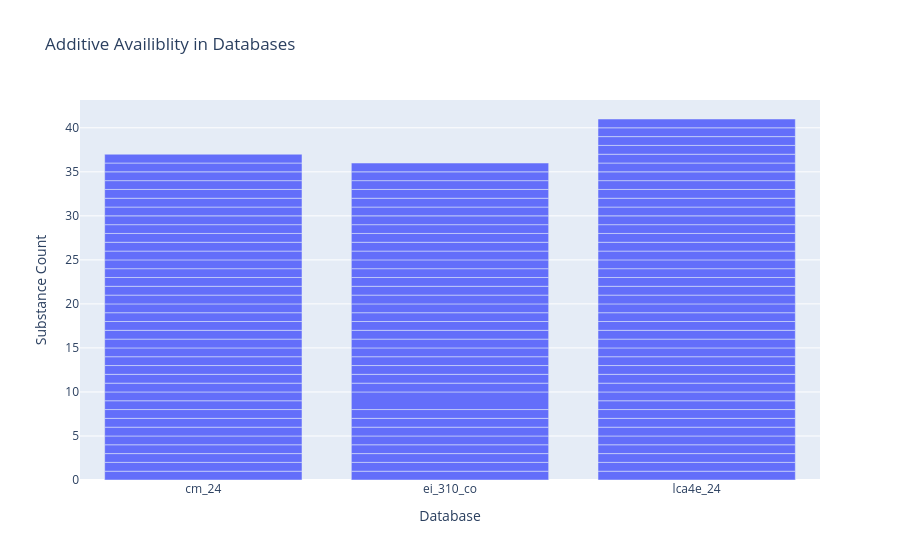
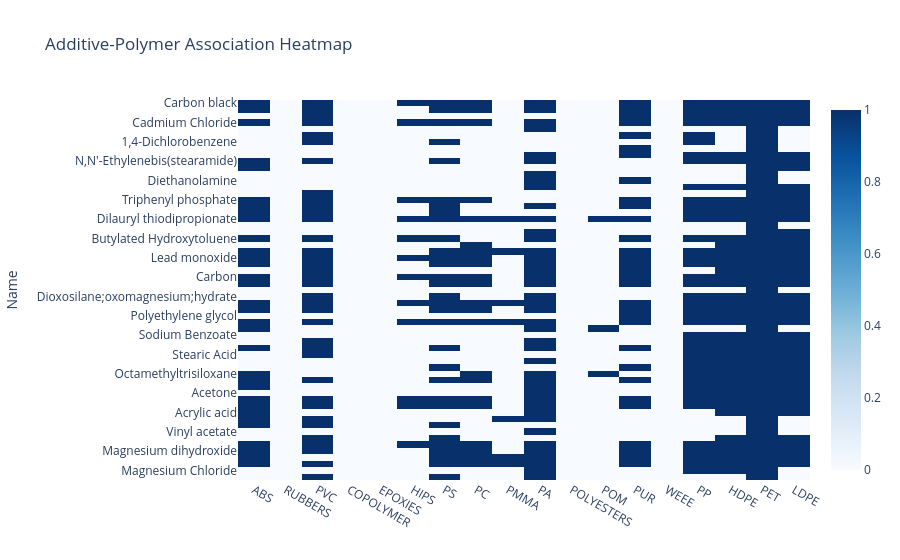
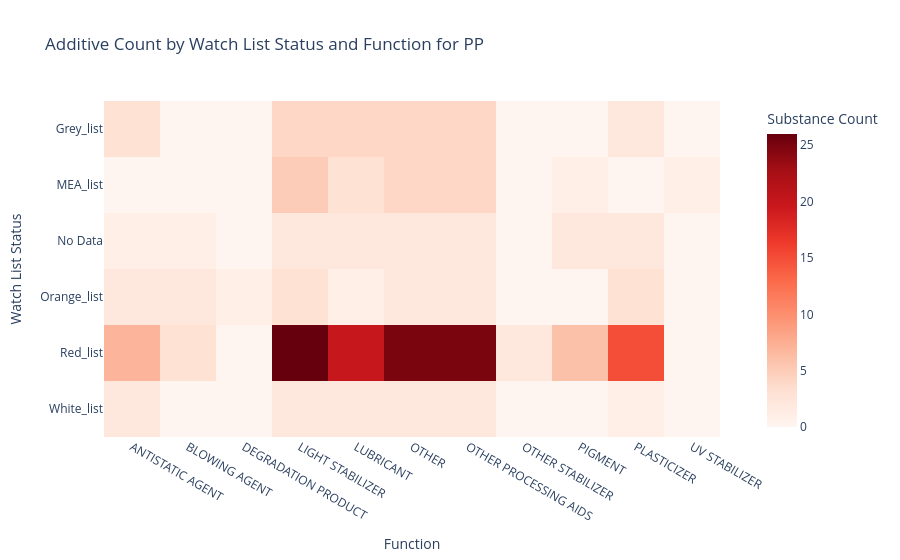
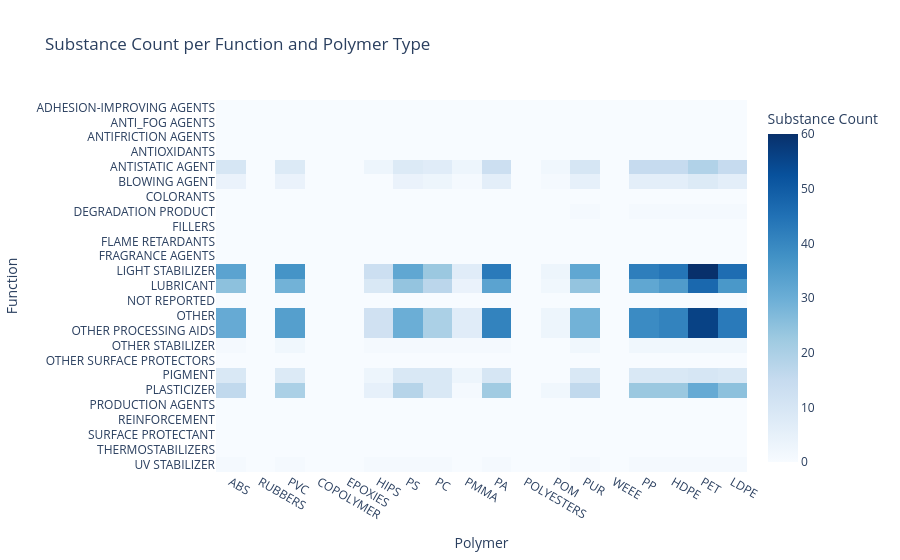

Notebook cell for these charts, in order:
### Markdown cell above
Step c: Run your visualizations

### Code cell
# Fig 1 : 'Additive Availiblity in Databases'

db_melt = combined_df[['Name'] + database_cols].melt(id_vars='Name', 
                                                     value_vars=database_cols,
                                                     var_name='Database',
                                                     value_name='Present')

# Filter to only present substances
db_melt = db_melt[db_melt['Present'].notna() & (db_melt['Present'] != 0)]

# Count occurrences per substance per database
db_counts = db_melt.groupby(['Database', 'Name']).size().reset_index(name='Count')

# Plot stacked bar
fig1_new = px.bar(db_counts, x='Database', y='Count', color_continuous_scale='Reds',
                  title='Additive Availiblity in Databases',
                  labels={'Count': 'Substance Count'}, 
                  )
fig1_new.update_layout(barmode='stack')
fig1_new.show()

# Fig 2 : 'Additive-Polymer Association Heatmap'

for polymer in polymer_cols:
    combined_df[polymer] = combined_df['Polymer (UNEP)'].str.contains(polymer).astype(int)

poly_heat_df = combined_df[['Name'] + polymer_cols]
fig2 = px.imshow(poly_heat_df.set_index('Name'), color_continuous_scale='Blues',
                 title='Additive-Polymer Association Heatmap', aspect='auto')
fig2.show()

# Fig 3 : 'Additive Count by Watch List Status and Function for {selected_polymer}'

selected_polymer = 'PP' #change to the polymer you would prefer to focus on


for polymer in polymer_cols:
    combined_df[polymer] = combined_df['Polymer (UNEP)'].str.contains(polymer).astype(int)

for function in additive_function_cols:
    combined_df[function] = combined_df['Function (UNEP & PlastChem)'].str.contains(function).astype(int)

filtered_df = combined_df[combined_df[selected_polymer] == 1]


function_melt = filtered_df.melt(
    id_vars=['CASRN', 'PlastChem CASRN registered on a watch list'],
    value_vars=additive_function_cols,
    var_name='Function',
    value_name='Present'
)

function_melt = function_melt[function_melt['Present'] == 1]

heatmap_data = function_melt.groupby(
    ['PlastChem CASRN registered on a watch list', 'Function']
)['CASRN'].nunique().reset_index(name='Substance Count')

heatmap_matrix = heatmap_data.pivot(
    index='PlastChem CASRN registered on a watch list',
    columns='Function',
    values='Substance Count'
).fillna(0)

fig3 = px.imshow(
    heatmap_matrix,
    labels={'color': 'Substance Count'},
    color_continuous_scale='Reds',
    title=f'Additive Count by Watch List Status and Function for {selected_polymer}'
)
fig3.update_layout(
    yaxis_title='Watch List Status',
    xaxis_title='Function',
)
fig3.show()


# Fig 4 : 'Substance Count per Function and Polymer Type'
func_polymer_matrix = pd.DataFrame(index=additive_function_cols, columns=polymer_cols).infer_objects(copy=False)


for func in additive_function_cols:
    for polymer in polymer_cols:
        count = combined_df[(combined_df[func] == 1) & (combined_df[polymer] == 1)].shape[0]
        func_polymer_matrix.loc[func, polymer] = count


func_polymer_matrix = func_polymer_matrix.astype(int)


fig4 = px.imshow(func_polymer_matrix,
                      labels=dict(x='Polymer', y='Function', color='Substance Count'),
                      x=polymer_cols,
                      y=additive_function_cols,
                      color_continuous_scale='Blues',
                      title='Substance Count per Function and Polymer Type', 
                      aspect='auto')
fig4.update_layout(yaxis=dict(tickmode='array', tickvals=list(range(len(additive_function_cols))),
                                   ticktext=additive_function_cols))
fig4.show()

### Figure 1 — Plotly figure (JSON) as saved in the notebook; plotly's stock layout.template omitted (floating-point values rounded to 4 significant figures)
{"data": [{"hovertemplate": "Database=%{x}<br>Substance Count=%{y}<extra></extra>", "legendgroup": "", "marker": {"color": "#636efa", "pattern": {"shape": ""}}, "name": "", "orientation": "v", "showlegend": false, "textposition": "auto", "type": "bar", "x": ["cm_24", "cm_24", "cm_24", "cm_24", "cm_24", "cm_24", "cm_24", "cm_24", "cm_24", "cm_24", "cm_24", "cm_24", "cm_24", "cm_24", "cm_24", "cm_24", "cm_24", "cm_24", "cm_24", "cm_24", "cm_24", "cm_24", "cm_24", "cm_24", "cm_24", "cm_24", "cm_24", "cm_24", "cm_24", "cm_24", "cm_24", "cm_24", "cm_24", "cm_24", "cm_24", "cm_24", "cm_24", "ei_310_co", "ei_310_co", "ei_310_co", "ei_310_co", "ei_310_co", "ei_310_co", "ei_310_co", "ei_310_co", "ei_310_co", "ei_310_co", "ei_310_co", "ei_310_co", "ei_310_co", "ei_310_co", "ei_310_co", "ei_310_co", "ei_310_co", "ei_310_co", "ei_310_co", "ei_310_co", "ei_310_co", "ei_310_co", "ei_310_co", "ei_310_co", "ei_310_co", "ei_310_co", "ei_310_co", "ei_310_co", "ei_310_co", "ei_310_co", "ei_310_co", "ei_310_co", "ei_310_co", "ei_310_co", "ei_310_co", "lca4e_24", "lca4e_24", "lca4e_24", "lca4e_24", "lca4e_24", "lca4e_24", "lca4e_24", "lca4e_24", "lca4e_24", "lca4e_24", "lca4e_24", "lca4e_24", "lca4e_24", "lca4e_24", "lca4e_24", "lca4e_24", "lca4e_24", "lca4e_24", "lca4e_24", "lca4e_24", "lca4e_24", "lca4e_24", "lca4e_24", "lca4e_24", "lca4e_24", "lca4e_24", "lca4e_24", "lca4e_24", "lca4e_24", "lca4e_24", "lca4e_24", "lca4e_24", "lca4e_24", "lca4e_24", "lca4e_24", "lca4e_24", "lca4e_24", "lca4e_24", "lca4e_24", "lca4e_24", "lca4e_24"], "xaxis": "x", "y": [1, 1, 1, 1, 1, 1, 1, 1, 1, 1, 1, 1, 1, 1, 1, 1, 1, 1, 1, 1, 1, 1, 1, 1, 1, 1, 1, 1, 1, 1, 1, 1, 1, 1, 1, 1, 1, 1, 1, 1, 1, 1, 1, 1, 1, 2, 1, 1, 1, 1, 1, 1, 1, 1, 1, 1, 1, 1, 1, 1, 1, 1, 1, 1, 1, 1, 1, 1, 1, 1, 1, 1, 1, 1, 1, 1, 1, 1, 1, 1, 1, 1, 1, 1, 1, 1, 1, 1, 1, 1, 1, 1, 1, 1, 1, 1, 1, 1, 1, 1, 1, 1, 1, 1, 1, 1, 1, 1, 1, 1, 1, 1, 1], "yaxis": "y"}], "layout": {"barmode": "stack", "legend": {"tracegroupgap": 0}, "title": {"text": "Additive Availiblity in Databases"}, "xaxis": {"anchor": "y", "domain": [0, 1], "title": {"text": "Database"}}, "yaxis": {"anchor": "x", "domain": [0, 1], "title": {"text": "Substance Count"}}}}

### Figure 2 — Plotly figure (JSON) as saved in the notebook; plotly's stock layout.template omitted (floating-point values rounded to 4 significant figures; data arrays with more than 128 entries replaced by an {"elided": "..."} marker saying what was removed)
{"data": [{"coloraxis": "coloraxis", "hovertemplate": "x: %{x}<br>Name: %{y}<br>color: %{z}<extra></extra>", "name": "0", "type": "heatmap", "x": ["ABS", "RUBBERS", "PVC", "COPOLYMER", "EPOXIES", "HIPS", "PS", "PC", "PMMA", "PA", "POLYESTERS", "POM", "PUR", "WEEE", "PP", "HDPE", "PET", "LDPE"], "xaxis": "x", "y": ["Carbon black", "Carbonic acid calcium salt (1:1)", "Triphenyl phosphite", "Cadmium Chloride", "Triethanolamine", "4-Nonylphenol", "1,4-Dichlorobenzene", "Ethylene Glycol", "Melamine", "N,N'-Ethylenebis(stearamide)", "2-Ethoxyethanol", "Sebacic Acid", "Diethanolamine", "Diethylene glycol", "Pentaerythritol", "Triphenyl phosphate", "Bis(2-ethylhexyl) phthalate", "2,2'-Methylenebis(4-methyl-6-tert-butylphenol)", "Dilauryl thiodipropionate", "Hydroquinone", "Butyl acetate", "Butylated Hydroxytoluene", "2,6-DI-Tert-butylphenol", "Zinc White", "Lead monoxide", "Calcium Carbonate", "Kaolin", "Carbon", "Titanium Dioxide", "Monoethanolamine", "Dioxosilane;oxomagnesium;hydrate", "Octabenzone", "Benzenepropanamide, N,N'-1,6-hexanediylbis(3,5-bis(1,1-dimethylethyl)-4-hydroxy-", "Polyethylene glycol", "Tris(2,4-di-tert-butylphenyl) phosphite", "Calcium Carbonate", "Formaldehyde", "Sodium Benzoate", "Magnesium Carbonate", "ZINC stearate", "Stearic Acid", "Urea", "Propylene Glycol", "Octamethyltrisiloxane", "Pentaerythritol tetrakis(3-(3,5-di-tert-butyl-4-hydroxyphenyl)propionate)", "Methanol", "Acetone", "Lead", "Cadmium", "Acrylic acid", "Methyl methacrylate", "2,3-Bis[8-[3-[(3-pentyloxiran-2-yl)methyl]oxiran-2-yl]octanoyloxy]propyl 8-[3-[(3-pentyloxiran-2-yl)methyl]oxiran-2-yl]octanoate", "Vinyl acetate", "Naphthalene", "Diantimony trioxide", "Magnesium dihydroxide", "Sachtolith", "Copper(II) phthalocyanine", "Magnesium Chloride", "Hydrocarbon waxes"], "yaxis": "y", "z": {"elided": "60x18 int values"}}], "layout": {"coloraxis": {"colorscale": [[0, "rgb(247,251,255)"], [0.125, "rgb(222,235,247)"], [0.25, "rgb(198,219,239)"], [0.375, "rgb(158,202,225)"], [0.5, "rgb(107,174,214)"], [0.625, "rgb(66,146,198)"], [0.75, "rgb(33,113,181)"], [0.875, "rgb(8,81,156)"], [1, "rgb(8,48,107)"]]}, "title": {"text": "Additive-Polymer Association Heatmap"}, "xaxis": {"anchor": "y", "domain": [0, 1]}, "yaxis": {"anchor": "x", "autorange": "reversed", "domain": [0, 1], "title": {"text": "Name"}}}}

### Figure 3 — Plotly figure (JSON) as saved in the notebook; plotly's stock layout.template omitted (floating-point values rounded to 4 significant figures)
{"data": [{"coloraxis": "coloraxis", "hovertemplate": "Function: %{x}<br>PlastChem CASRN registered on a watch list: %{y}<br>Substance Count: %{z}<extra></extra>", "name": "0", "type": "heatmap", "x": ["ANTISTATIC AGENT", "BLOWING AGENT", "DEGRADATION PRODUCT", "LIGHT STABILIZER", "LUBRICANT", "OTHER", "OTHER PROCESSING AIDS", "OTHER STABILIZER", "PIGMENT", "PLASTICIZER", "UV STABILIZER"], "xaxis": "x", "y": ["Grey_list", "MEA_list", "No Data", "Orange_list", "Red_list", "White_list"], "yaxis": "y", "z": [[3.0, 0.0, 0.0, 4.0, 4.0, 4.0, 4.0, 0.0, 0.0, 2.0, 0.0], [0.0, 0.0, 0.0, 5.0, 3.0, 4.0, 4.0, 0.0, 1.0, 0.0, 1.0], [1.0, 1.0, 0.0, 2.0, 2.0, 2.0, 2.0, 0.0, 2.0, 2.0, 0.0], [2.0, 2.0, 1.0, 3.0, 1.0, 2.0, 2.0, 0.0, 0.0, 3.0, 0.0], [7.0, 3.0, 0.0, 26.0, 20.0, 25.0, 25.0, 2.0, 6.0, 15.0, 0.0], [2.0, 0.0, 0.0, 2.0, 2.0, 2.0, 2.0, 0.0, 0.0, 1.0, 0.0]]}], "layout": {"coloraxis": {"colorbar": {"title": {"text": "Substance Count"}}, "colorscale": [[0, "rgb(255,245,240)"], [0.125, "rgb(254,224,210)"], [0.25, "rgb(252,187,161)"], [0.375, "rgb(252,146,114)"], [0.5, "rgb(251,106,74)"], [0.625, "rgb(239,59,44)"], [0.75, "rgb(203,24,29)"], [0.875, "rgb(165,15,21)"], [1, "rgb(103,0,13)"]]}, "title": {"text": "Additive Count by Watch List Status and Function for PP"}, "xaxis": {"anchor": "y", "constrain": "domain", "domain": [0, 1], "scaleanchor": "y", "title": {"text": "Function"}}, "yaxis": {"anchor": "x", "autorange": "reversed", "constrain": "domain", "domain": [0, 1], "title": {"text": "Watch List Status"}}}}

### Figure 4 — Plotly figure (JSON) as saved in the notebook; plotly's stock layout.template omitted (floating-point values rounded to 4 significant figures; data arrays with more than 128 entries replaced by an {"elided": "..."} marker saying what was removed)
{"data": [{"coloraxis": "coloraxis", "hovertemplate": "Polymer: %{x}<br>Function: %{y}<br>Substance Count: %{z}<extra></extra>", "name": "0", "type": "heatmap", "x": ["ABS", "RUBBERS", "PVC", "COPOLYMER", "EPOXIES", "HIPS", "PS", "PC", "PMMA", "PA", "POLYESTERS", "POM", "PUR", "WEEE", "PP", "HDPE", "PET", "LDPE"], "xaxis": "x", "y": ["ADHESION-IMPROVING AGENTS", "ANTI_FOG AGENTS", "ANTIFRICTION AGENTS", "ANTIOXIDANTS", "ANTISTATIC AGENT", "BLOWING AGENT", "COLORANTS", "DEGRADATION PRODUCT", "FILLERS", "FLAME RETARDANTS", "FRAGRANCE AGENTS", "LIGHT STABILIZER", "LUBRICANT", "NOT REPORTED", "OTHER", "OTHER PROCESSING AIDS", "OTHER STABILIZER", "OTHER SURFACE PROTECTORS", "PIGMENT", "PLASTICIZER", "PRODUCTION AGENTS", "REINFORCEMENT", "SURFACE PROTECTANT", "THERMOSTABILIZERS", "UV STABILIZER"], "yaxis": "y", "z": {"elided": "25x18 int values"}}], "layout": {"coloraxis": {"colorbar": {"title": {"text": "Substance Count"}}, "colorscale": [[0, "rgb(247,251,255)"], [0.125, "rgb(222,235,247)"], [0.25, "rgb(198,219,239)"], [0.375, "rgb(158,202,225)"], [0.5, "rgb(107,174,214)"], [0.625, "rgb(66,146,198)"], [0.75, "rgb(33,113,181)"], [0.875, "rgb(8,81,156)"], [1, "rgb(8,48,107)"]]}, "title": {"text": "Substance Count per Function and Polymer Type"}, "xaxis": {"anchor": "y", "domain": [0, 1], "title": {"text": "Polymer"}}, "yaxis": {"anchor": "x", "autorange": "reversed", "domain": [0, 1], "tickmode": "array", "ticktext": ["ADHESION-IMPROVING AGENTS", "ANTI_FOG AGENTS", "ANTIFRICTION AGENTS", "ANTIOXIDANTS", "ANTISTATIC AGENT", "BLOWING AGENT", "COLORANTS", "DEGRADATION PRODUCT", "FILLERS", "FLAME RETARDANTS", "FRAGRANCE AGENTS", "LIGHT STABILIZER", "LUBRICANT", "NOT REPORTED", "OTHER", "OTHER PROCESSING AIDS", "OTHER STABILIZER", "OTHER SURFACE PROTECTORS", "PIGMENT", "PLASTICIZER", "PRODUCTION AGENTS", "REINFORCEMENT", "SURFACE PROTECTANT", "THERMOSTABILIZERS", "UV STABILIZER"], "tickvals": [0, 1, 2, 3, 4, 5, 6, 7, 8, 9, 10, 11, 12, 13, 14, 15, 16, 17, 18, 19, 20, 21, 22, 23, 24], "title": {"text": "Function"}}}}
